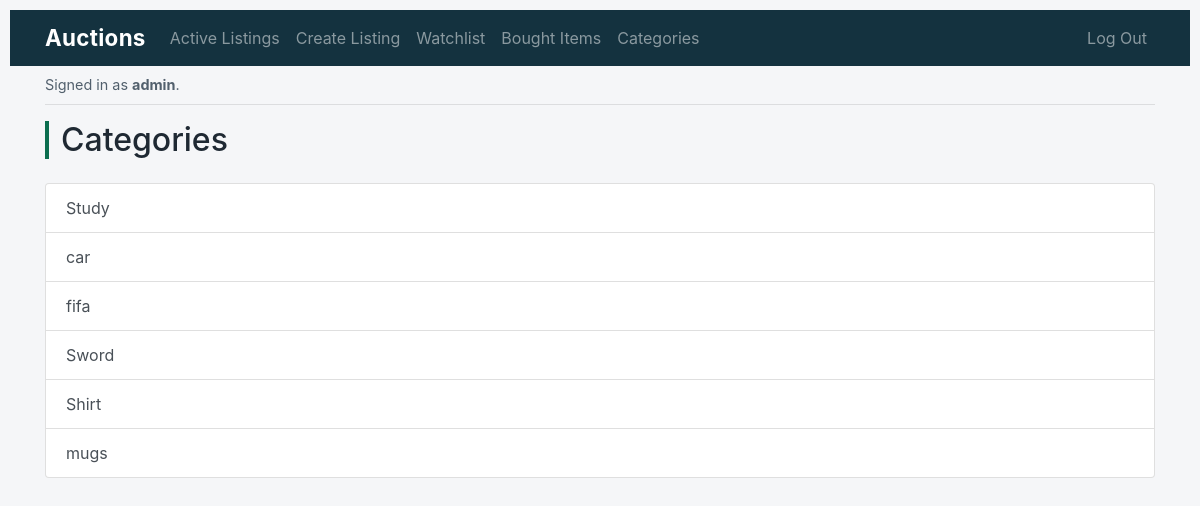
The page /categories (signed in) on the database its author committed.
### auctions/models.py (models this page shows, shortened)
class User(AbstractUser):
    watchlist = models.ManyToManyField("Listing", blank=True,related_name="watcher")

class Listing(models.Model):
    image = models.URLField(max_length=500, blank=True, null=True)
    title = models.CharField(max_length=64)
    description = models.CharField(max_length=64)
    bidding = models.DecimalField(max_digits=10,decimal_places=2)
    original = models.DecimalField(max_digits=10,decimal_places=2)
    bidcount = models.IntegerField()
    listed_by = models.ForeignKey(User, on_delete=models.CASCADE, related_name="listing")
    category = models.CharField(max_length=64)
    date = models.DateTimeField(auto_now_add=True)
    currentbidder = models.ForeignKey(User, blank=True, on_delete=models.SET_NULL,null=True,related_name="biddingproducts")
    sold = models.BooleanField(default="False")
    owner = models.ForeignKey(User, blank=True,on_delete=models.SET_NULL,null=True, related_name="owned")

### auctions/views.py (the view)
# urls.py: path("categories", views.categories, name="categories"),
def categories(request):
    categories = Listing.objects.exclude(sold=True).exclude(category="").exclude(category__isnull=True).values_list('category', flat=True).distinct()
    return render(request, "auctions/categories.html",{
        "categories":categories
    })

### auctions/templates/auctions/categories.html
{% extends "auctions/layout.html" %}
{% block body %}
    <h2 class="page-title mb-4">Categories</h2>
    <div class="list-group">
    {% for category in categories %}
        <a href="{% url 'categoricallist' category %}" class="list-group-item list-group-item-action">{{ category }}</a>
    {% endfor %}
    </div>
{% endblock %}

### auctions/templates/auctions/layout.html (shortened to what this page needs)
{% load static %}
<!DOCTYPE html>
<html lang="en">
    <head>
        <link rel="stylesheet" href="https://stackpath.bootstrapcdn.com/bootstrap/4.4.1/css/bootstrap.min.css">
        <link href="{% static 'auctions/styles.css' %}" rel="stylesheet">
    </head>
    <body>
        <nav class="navbar navbar-expand-lg navbar-dark site-nav">
            <div class="container">
                <span class="navbar-brand mb-0"><h1>Auctions</h1></span>
                <div class="collapse navbar-collapse" id="mainNav">
                    <ul class="nav navbar-nav mr-auto">
                        <li class="nav-item">
                            <a class="nav-link" href="{% url 'index' %}">Active Listings</a>
                        </li>
                        {% if user.is_authenticated %}
                            <li class="nav-item">
                                <a class="nav-link" href="{% url 'createlist' %}">Create Listing</a>
                            </li>
                            <li class="nav-item">
                                <a class="nav-link" href="{% url 'watchlist' %}">Watchlist</a>
                            </li>
                            <li class="nav-item">
                                <a class="nav-link" href="{% url 'bought' %}">Bought Items</a>
                            </li>
                            <li class="nav-item">
                                <a class="nav-link" href="{% url 'categories' %}">Categories</a>
                            </li>
                        {% endif %}
                    </ul>
                    <ul class="nav navbar-nav">
                        {% if user.is_authenticated %}
                            <li class="nav-item">
                                <a class="nav-link" href="{% url 'logout' %}">Log Out</a>
                            </li>
                        {% endif %}
                    </ul>
                </div>
            </div>
        </nav>
        <div class="container">
            <div class="user-bar py-2">
                {% if user.is_authenticated %}
                    Signed in as <strong>{{ user.username }}</strong>.
                {% else %}
                    Not signed in.
                {% endif %}
            </div>
            <hr class="mt-0">
            {% block body %}
            {% endblock %}
        </div>
    </body>
</html>

### auctions/static/auctions/styles.css (style rules this page uses)
body { padding: 10px; }

### auctions/templates/auctions/layout.html (style rules this page uses)
body { background: #f5f6f8; color: #1f2933; }
.site-nav { background: #14323f; }
.site-nav h1 { font-size: 1.4rem; margin: 0; color: #fff; font-weight: 700; letter-spacing: .3px; }
.site-nav .nav-link { color: #cfdde3; }
.user-bar { font-size: .9rem; color: #52606d; }
.page-title { border-left: 4px solid #0b6e4f; padding-left: .75rem; }

### rows shown on the page
User: username "admin"
Listing: category "Study"
Listing: category "fifa"
Listing: category "Sword"
Listing: category "Shirt"
Listing: category "mugs"

### other values the page prints
{{ category }} "car"
